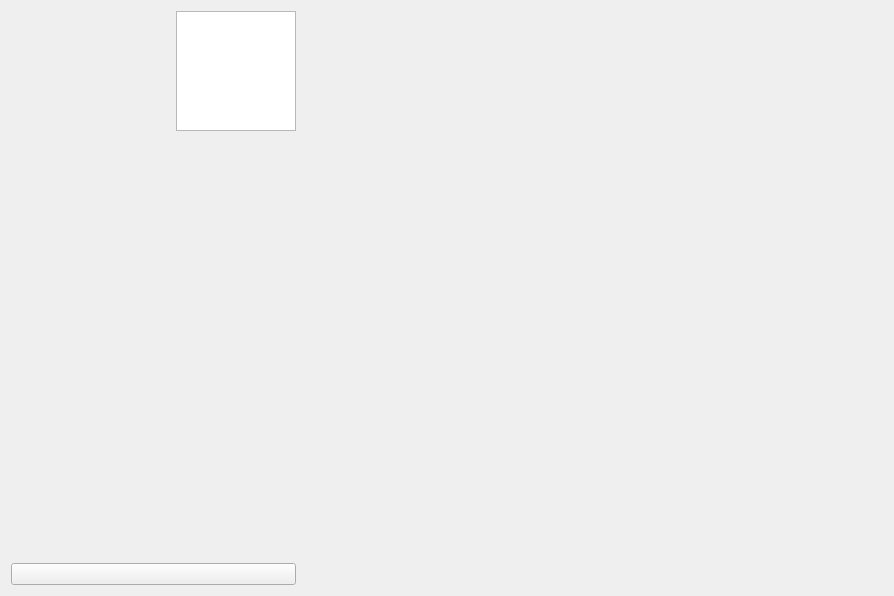
<?xml version="1.0" encoding="UTF-8"?>
<ui version="4.0">
 <class>AdultFishSystemWidget</class>
 <widget class="QWidget" name="AdultFishSystemWidget">
  <property name="geometry">
   <rect>
    <x>0</x>
    <y>0</y>
    <width>894</width>
    <height>596</height>
   </rect>
  </property>
  <property name="windowTitle">
   <string>Form</string>
  </property>
  <layout class="QGridLayout" name="gridLayout">
   <item row="0" column="0">
    <layout class="QHBoxLayout" name="horizontalLayout_3" stretch="1,1,1,4">
     <item>
      <layout class="QVBoxLayout" name="verticalLayout_3">
       <item alignment="Qt::AlignRight|Qt::AlignTop">
        <widget class="QTableView" name="tableView">
         <property name="sizePolicy">
          <sizepolicy hsizetype="Fixed" vsizetype="Fixed">
           <horstretch>0</horstretch>
           <verstretch>0</verstretch>
          </sizepolicy>
         </property>
         <property name="maximumSize">
          <size>
           <width>120</width>
           <height>120</height>
          </size>
         </property>
         <property name="baseSize">
          <size>
           <width>120</width>
           <height>120</height>
          </size>
         </property>
        </widget>
       </item>
       <item>
        <widget class="QPushButton" name="pushButton_2">
         <property name="text">
          <string/>
         </property>
         <property name="icon">
          <iconset resource="../Device/icon.qrc">
           <normaloff>:/new/prefix1/G:/WaterPump.svg</normaloff>:/new/prefix1/G:/WaterPump.svg</iconset>
         </property>
        </widget>
       </item>
      </layout>
     </item>
     <item>
      <layout class="QVBoxLayout" name="deviceLay" stretch="3,1,1,1,1,1">
       <item alignment="Qt::AlignHCenter">
        <widget class="QLabel" name="label">
         <property name="sizePolicy">
          <sizepolicy hsizetype="Fixed" vsizetype="Maximum">
           <horstretch>0</horstretch>
           <verstretch>0</verstretch>
          </sizepolicy>
         </property>
         <property name="maximumSize">
          <size>
           <width>150</width>
           <height>150</height>
          </size>
         </property>
         <property name="text">
          <string/>
         </property>
         <property name="pixmap">
          <pixmap resource="Adulticon.qrc">:/new/prefix1/G:/reservoir.svg</pixmap>
         </property>
         <property name="scaledContents">
          <bool>true</bool>
         </property>
        </widget>
       </item>
       <item>
        <widget class="WaterSupplyPump" name="wsp" native="true">
         <property name="sizePolicy">
          <sizepolicy hsizetype="Preferred" vsizetype="Preferred">
           <horstretch>0</horstretch>
           <verstretch>0</verstretch>
          </sizepolicy>
         </property>
         <property name="minimumSize">
          <size>
           <width>128</width>
           <height>70</height>
          </size>
         </property>
         <property name="maximumSize">
          <size>
           <width>200</width>
           <height>120</height>
          </size>
         </property>
        </widget>
       </item>
       <item>
        <widget class="Microfilter" name="widget" native="true">
         <property name="sizePolicy">
          <sizepolicy hsizetype="Preferred" vsizetype="Preferred">
           <horstretch>0</horstretch>
           <verstretch>0</verstretch>
          </sizepolicy>
         </property>
         <property name="minimumSize">
          <size>
           <width>0</width>
           <height>70</height>
          </size>
         </property>
         <property name="maximumSize">
          <size>
           <width>16777215</width>
           <height>120</height>
          </size>
         </property>
        </widget>
       </item>
       <item>
        <widget class="WaterPump" name="widget_5" native="true">
         <property name="minimumSize">
          <size>
           <width>0</width>
           <height>70</height>
          </size>
         </property>
         <property name="maximumSize">
          <size>
           <width>16777215</width>
           <height>120</height>
          </size>
         </property>
        </widget>
       </item>
       <item>
        <widget class="WaterPump" name="widget_4" native="true">
         <property name="sizePolicy">
          <sizepolicy hsizetype="Preferred" vsizetype="Preferred">
           <horstretch>0</horstretch>
           <verstretch>0</verstretch>
          </sizepolicy>
         </property>
         <property name="minimumSize">
          <size>
           <width>0</width>
           <height>70</height>
          </size>
         </property>
         <property name="maximumSize">
          <size>
           <width>16777215</width>
           <height>120</height>
          </size>
         </property>
        </widget>
       </item>
       <item>
        <widget class="UVLamp" name="ul" native="true">
         <property name="sizePolicy">
          <sizepolicy hsizetype="Fixed" vsizetype="Preferred">
           <horstretch>0</horstretch>
           <verstretch>0</verstretch>
          </sizepolicy>
         </property>
         <property name="minimumSize">
          <size>
           <width>128</width>
           <height>69</height>
          </size>
         </property>
         <property name="maximumSize">
          <size>
           <width>999</width>
           <height>120</height>
          </size>
         </property>
        </widget>
       </item>
      </layout>
     </item>
     <item>
      <layout class="QVBoxLayout" name="verticalLayout_2">
       <property name="spacing">
        <number>2</number>
       </property>
       <property name="sizeConstraint">
        <enum>QLayout::SetFixedSize</enum>
       </property>
      </layout>
     </item>
     <item>
      <layout class="QVBoxLayout" name="verticalLayout" stretch="3,3">
       <item>
        <layout class="QHBoxLayout" name="horizontalLayout">
         <property name="spacing">
          <number>5</number>
         </property>
         <property name="leftMargin">
          <number>5</number>
         </property>
         <property name="topMargin">
          <number>5</number>
         </property>
         <property name="rightMargin">
          <number>5</number>
         </property>
         <property name="bottomMargin">
          <number>5</number>
         </property>
        </layout>
       </item>
       <item>
        <layout class="QHBoxLayout" name="horizontalLayout_2"/>
       </item>
      </layout>
     </item>
    </layout>
   </item>
  </layout>
 </widget>
 <customwidgets>
  <customwidget>
   <class>Microfilter</class>
   <extends>QWidget</extends>
   <header>microfilter.h</header>
   <container>1</container>
  </customwidget>
  <customwidget>
   <class>WaterSupplyPump</class>
   <extends>QWidget</extends>
   <header>watersupplypump.h</header>
   <container>1</container>
  </customwidget>
  <customwidget>
   <class>UVLamp</class>
   <extends>QWidget</extends>
   <header>uvlamp.h</header>
   <container>1</container>
  </customwidget>
  <customwidget>
   <class>WaterPump</class>
   <extends>QWidget</extends>
   <header>waterpump.h</header>
   <container>1</container>
  </customwidget>
 </customwidgets>
 <resources>
  <include location="Adulticon.qrc"/>
  <include location="../Device/icon.qrc"/>
 </resources>
 <connections/>
</ui>
